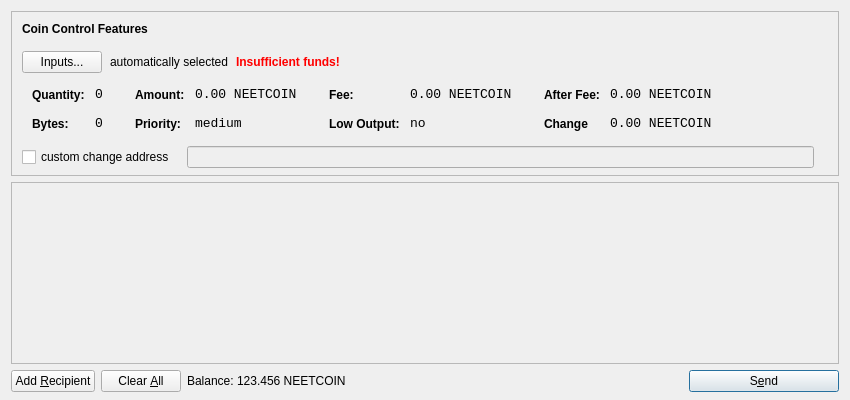
<?xml version="1.0" encoding="UTF-8"?>
<ui version="4.0">
 <class>SendCoinsDialog</class>
 <widget class="QDialog" name="SendCoinsDialog">
  <property name="geometry">
   <rect>
    <x>0</x>
    <y>0</y>
    <width>850</width>
    <height>400</height>
   </rect>
  </property>
  <property name="windowTitle">
   <string>Send Coins</string>
  </property>
  <layout class="QVBoxLayout" name="verticalLayout" stretch="0,1,0">
   <property name="bottomMargin">
    <number>8</number>
   </property>
   <item>
    <widget class="QFrame" name="frameCoinControl">
     <property name="sizePolicy">
      <sizepolicy hsizetype="Expanding" vsizetype="Expanding">
       <horstretch>0</horstretch>
       <verstretch>0</verstretch>
      </sizepolicy>
     </property>
     <property name="maximumSize">
      <size>
       <width>16777215</width>
       <height>16777215</height>
      </size>
     </property>
     <property name="frameShape">
      <enum>QFrame::StyledPanel</enum>
     </property>
     <property name="frameShadow">
      <enum>QFrame::Sunken</enum>
     </property>
     <layout class="QVBoxLayout" name="verticalLayoutCoinControl2">
      <property name="spacing">
       <number>-1</number>
      </property>
      <property name="leftMargin">
       <number>0</number>
      </property>
      <property name="topMargin">
       <number>0</number>
      </property>
      <property name="rightMargin">
       <number>0</number>
      </property>
      <property name="bottomMargin">
       <number>6</number>
      </property>
      <item>
       <layout class="QVBoxLayout" name="verticalLayoutCoinControl" stretch="0,0,0,0,1">
        <property name="spacing">
         <number>0</number>
        </property>
        <property name="leftMargin">
         <number>10</number>
        </property>
        <property name="topMargin">
         <number>10</number>
        </property>
        <item>
         <layout class="QHBoxLayout" name="horizontalLayoutCoinControl1">
          <property name="bottomMargin">
           <number>15</number>
          </property>
          <item>
           <widget class="QLabel" name="labelCoinControlFeatures">
            <property name="sizePolicy">
             <sizepolicy hsizetype="Preferred" vsizetype="Maximum">
              <horstretch>0</horstretch>
              <verstretch>0</verstretch>
             </sizepolicy>
            </property>
            <property name="font">
             <font>
              <weight>75</weight>
              <bold>true</bold>
             </font>
            </property>
            <property name="styleSheet">
             <string notr="true">font-weight:bold;</string>
            </property>
            <property name="text">
             <string>Coin Control Features</string>
            </property>
           </widget>
          </item>
         </layout>
        </item>
        <item>
         <layout class="QHBoxLayout" name="horizontalLayoutCoinControl2" stretch="0,0,0,0">
          <property name="spacing">
           <number>8</number>
          </property>
          <property name="bottomMargin">
           <number>10</number>
          </property>
          <item>
           <widget class="QPushButton" name="pushButtonCoinControl">
            <property name="styleSheet">
             <string notr="true"/>
            </property>
            <property name="text">
             <string>Inputs...</string>
            </property>
           </widget>
          </item>
          <item>
           <widget class="QLabel" name="labelCoinControlAutomaticallySelected">
            <property name="text">
             <string>automatically selected</string>
            </property>
            <property name="margin">
             <number>5</number>
            </property>
           </widget>
          </item>
          <item>
           <widget class="QLabel" name="labelCoinControlInsuffFunds">
            <property name="font">
             <font>
              <weight>75</weight>
              <bold>true</bold>
             </font>
            </property>
            <property name="styleSheet">
             <string notr="true">color:red;font-weight:bold;</string>
            </property>
            <property name="text">
             <string>Insufficient funds!</string>
            </property>
            <property name="margin">
             <number>5</number>
            </property>
           </widget>
          </item>
          <item>
           <spacer name="horizontalSpacerCoinControl">
            <property name="orientation">
             <enum>Qt::Horizontal</enum>
            </property>
            <property name="sizeHint" stdset="0">
             <size>
              <width>40</width>
              <height>1</height>
             </size>
            </property>
           </spacer>
          </item>
         </layout>
        </item>
        <item>
         <widget class="QWidget" name="widgetCoinControl" native="true">
          <property name="sizePolicy">
           <sizepolicy hsizetype="Preferred" vsizetype="Preferred">
            <horstretch>0</horstretch>
            <verstretch>0</verstretch>
           </sizepolicy>
          </property>
          <property name="minimumSize">
           <size>
            <width>0</width>
            <height>0</height>
           </size>
          </property>
          <property name="styleSheet">
           <string notr="true"/>
          </property>
          <layout class="QHBoxLayout" name="horizontalLayoutCoinControl5">
           <property name="margin">
            <number>0</number>
           </property>
           <item>
            <layout class="QHBoxLayout" name="horizontalLayoutCoinControl3" stretch="0,0,0,1">
             <property name="spacing">
              <number>20</number>
             </property>
             <property name="topMargin">
              <number>0</number>
             </property>
             <property name="bottomMargin">
              <number>10</number>
             </property>
             <item>
              <layout class="QFormLayout" name="formLayoutCoinControl1">
               <property name="horizontalSpacing">
                <number>10</number>
               </property>
               <property name="verticalSpacing">
                <number>14</number>
               </property>
               <property name="leftMargin">
                <number>10</number>
               </property>
               <property name="topMargin">
                <number>4</number>
               </property>
               <property name="rightMargin">
                <number>6</number>
               </property>
               <item row="0" column="0">
                <widget class="QLabel" name="labelCoinControlQuantityText">
                 <property name="styleSheet">
                  <string notr="true">font-weight:bold;</string>
                 </property>
                 <property name="text">
                  <string>Quantity:</string>
                 </property>
                 <property name="margin">
                  <number>0</number>
                 </property>
                </widget>
               </item>
               <item row="0" column="1">
                <widget class="QLabel" name="labelCoinControlQuantity">
                 <property name="font">
                  <font>
                   <family>Monospace</family>
                   <pointsize>10</pointsize>
                  </font>
                 </property>
                 <property name="cursor">
                  <cursorShape>IBeamCursor</cursorShape>
                 </property>
                 <property name="contextMenuPolicy">
                  <enum>Qt::ActionsContextMenu</enum>
                 </property>
                 <property name="text">
                  <string>0</string>
                 </property>
                 <property name="margin">
                  <number>0</number>
                 </property>
                 <property name="textInteractionFlags">
                  <set>Qt::LinksAccessibleByMouse|Qt::TextSelectableByKeyboard|Qt::TextSelectableByMouse</set>
                 </property>
                </widget>
               </item>
               <item row="1" column="0">
                <widget class="QLabel" name="labelCoinControlBytesText">
                 <property name="styleSheet">
                  <string notr="true">font-weight:bold;</string>
                 </property>
                 <property name="text">
                  <string>Bytes:</string>
                 </property>
                </widget>
               </item>
               <item row="1" column="1">
                <widget class="QLabel" name="labelCoinControlBytes">
                 <property name="font">
                  <font>
                   <family>Monospace</family>
                   <pointsize>10</pointsize>
                  </font>
                 </property>
                 <property name="cursor">
                  <cursorShape>IBeamCursor</cursorShape>
                 </property>
                 <property name="contextMenuPolicy">
                  <enum>Qt::ActionsContextMenu</enum>
                 </property>
                 <property name="text">
                  <string>0</string>
                 </property>
                 <property name="textInteractionFlags">
                  <set>Qt::LinksAccessibleByMouse|Qt::TextSelectableByKeyboard|Qt::TextSelectableByMouse</set>
                 </property>
                </widget>
               </item>
              </layout>
             </item>
             <item>
              <layout class="QFormLayout" name="formLayoutCoinControl2">
               <property name="horizontalSpacing">
                <number>10</number>
               </property>
               <property name="verticalSpacing">
                <number>14</number>
               </property>
               <property name="leftMargin">
                <number>6</number>
               </property>
               <property name="topMargin">
                <number>4</number>
               </property>
               <property name="rightMargin">
                <number>6</number>
               </property>
               <item row="0" column="0">
                <widget class="QLabel" name="labelCoinControlAmountText">
                 <property name="styleSheet">
                  <string notr="true">font-weight:bold;</string>
                 </property>
                 <property name="text">
                  <string>Amount:</string>
                 </property>
                 <property name="margin">
                  <number>0</number>
                 </property>
                </widget>
               </item>
               <item row="0" column="1">
                <widget class="QLabel" name="labelCoinControlAmount">
                 <property name="font">
                  <font>
                   <family>Monospace</family>
                   <pointsize>10</pointsize>
                  </font>
                 </property>
                 <property name="cursor">
                  <cursorShape>IBeamCursor</cursorShape>
                 </property>
                 <property name="contextMenuPolicy">
                  <enum>Qt::ActionsContextMenu</enum>
                 </property>
                 <property name="text">
                  <string>0.00 NEETCOIN</string>
                 </property>
                 <property name="textInteractionFlags">
                  <set>Qt::LinksAccessibleByMouse|Qt::TextSelectableByKeyboard|Qt::TextSelectableByMouse</set>
                 </property>
                </widget>
               </item>
               <item row="1" column="0">
                <widget class="QLabel" name="labelCoinControlPriorityText">
                 <property name="styleSheet">
                  <string notr="true">font-weight:bold;</string>
                 </property>
                 <property name="text">
                  <string>Priority:</string>
                 </property>
                </widget>
               </item>
               <item row="1" column="1">
                <widget class="QLabel" name="labelCoinControlPriority">
                 <property name="font">
                  <font>
                   <family>Monospace</family>
                   <pointsize>10</pointsize>
                  </font>
                 </property>
                 <property name="cursor">
                  <cursorShape>IBeamCursor</cursorShape>
                 </property>
                 <property name="contextMenuPolicy">
                  <enum>Qt::ActionsContextMenu</enum>
                 </property>
                 <property name="text">
                  <string>medium</string>
                 </property>
                 <property name="textInteractionFlags">
                  <set>Qt::LinksAccessibleByMouse|Qt::TextSelectableByKeyboard|Qt::TextSelectableByMouse</set>
                 </property>
                </widget>
               </item>
              </layout>
             </item>
             <item>
              <layout class="QFormLayout" name="formLayoutCoinControl3">
               <property name="horizontalSpacing">
                <number>10</number>
               </property>
               <property name="verticalSpacing">
                <number>14</number>
               </property>
               <property name="leftMargin">
                <number>6</number>
               </property>
               <property name="topMargin">
                <number>4</number>
               </property>
               <property name="rightMargin">
                <number>6</number>
               </property>
               <item row="0" column="0">
                <widget class="QLabel" name="labelCoinControlFeeText">
                 <property name="styleSheet">
                  <string notr="true">font-weight:bold;</string>
                 </property>
                 <property name="text">
                  <string>Fee:</string>
                 </property>
                 <property name="margin">
                  <number>0</number>
                 </property>
                </widget>
               </item>
               <item row="0" column="1">
                <widget class="QLabel" name="labelCoinControlFee">
                 <property name="font">
                  <font>
                   <family>Monospace</family>
                   <pointsize>10</pointsize>
                  </font>
                 </property>
                 <property name="cursor">
                  <cursorShape>IBeamCursor</cursorShape>
                 </property>
                 <property name="contextMenuPolicy">
                  <enum>Qt::ActionsContextMenu</enum>
                 </property>
                 <property name="text">
                  <string>0.00 NEETCOIN</string>
                 </property>
                 <property name="textInteractionFlags">
                  <set>Qt::LinksAccessibleByMouse|Qt::TextSelectableByKeyboard|Qt::TextSelectableByMouse</set>
                 </property>
                </widget>
               </item>
               <item row="1" column="0">
                <widget class="QLabel" name="labelCoinControlLowOutputText">
                 <property name="styleSheet">
                  <string notr="true">font-weight:bold;</string>
                 </property>
                 <property name="text">
                  <string>Low Output:</string>
                 </property>
                </widget>
               </item>
               <item row="1" column="1">
                <widget class="QLabel" name="labelCoinControlLowOutput">
                 <property name="font">
                  <font>
                   <family>Monospace</family>
                   <pointsize>10</pointsize>
                  </font>
                 </property>
                 <property name="cursor">
                  <cursorShape>IBeamCursor</cursorShape>
                 </property>
                 <property name="contextMenuPolicy">
                  <enum>Qt::ActionsContextMenu</enum>
                 </property>
                 <property name="text">
                  <string>no</string>
                 </property>
                 <property name="textInteractionFlags">
                  <set>Qt::LinksAccessibleByMouse|Qt::TextSelectableByKeyboard|Qt::TextSelectableByMouse</set>
                 </property>
                </widget>
               </item>
              </layout>
             </item>
             <item>
              <layout class="QFormLayout" name="formLayoutCoinControl4">
               <property name="horizontalSpacing">
                <number>10</number>
               </property>
               <property name="verticalSpacing">
                <number>14</number>
               </property>
               <property name="leftMargin">
                <number>6</number>
               </property>
               <property name="topMargin">
                <number>4</number>
               </property>
               <property name="rightMargin">
                <number>6</number>
               </property>
               <item row="0" column="0">
                <widget class="QLabel" name="labelCoinControlAfterFeeText">
                 <property name="styleSheet">
                  <string notr="true">font-weight:bold;</string>
                 </property>
                 <property name="text">
                  <string>After Fee:</string>
                 </property>
                 <property name="margin">
                  <number>0</number>
                 </property>
                </widget>
               </item>
               <item row="0" column="1">
                <widget class="QLabel" name="labelCoinControlAfterFee">
                 <property name="font">
                  <font>
                   <family>Monospace</family>
                   <pointsize>10</pointsize>
                  </font>
                 </property>
                 <property name="cursor">
                  <cursorShape>IBeamCursor</cursorShape>
                 </property>
                 <property name="contextMenuPolicy">
                  <enum>Qt::ActionsContextMenu</enum>
                 </property>
                 <property name="text">
                  <string>0.00 NEETCOIN</string>
                 </property>
                 <property name="textInteractionFlags">
                  <set>Qt::LinksAccessibleByMouse|Qt::TextSelectableByKeyboard|Qt::TextSelectableByMouse</set>
                 </property>
                </widget>
               </item>
               <item row="1" column="0">
                <widget class="QLabel" name="labelCoinControlChangeText">
                 <property name="styleSheet">
                  <string notr="true">font-weight:bold;</string>
                 </property>
                 <property name="text">
                  <string>Change</string>
                 </property>
                </widget>
               </item>
               <item row="1" column="1">
                <widget class="QLabel" name="labelCoinControlChange">
                 <property name="font">
                  <font>
                   <family>Monospace</family>
                   <pointsize>10</pointsize>
                  </font>
                 </property>
                 <property name="cursor">
                  <cursorShape>IBeamCursor</cursorShape>
                 </property>
                 <property name="contextMenuPolicy">
                  <enum>Qt::ActionsContextMenu</enum>
                 </property>
                 <property name="text">
                  <string>0.00 NEETCOIN</string>
                 </property>
                 <property name="textInteractionFlags">
                  <set>Qt::LinksAccessibleByMouse|Qt::TextSelectableByKeyboard|Qt::TextSelectableByMouse</set>
                 </property>
                </widget>
               </item>
              </layout>
             </item>
            </layout>
           </item>
          </layout>
         </widget>
        </item>
        <item>
         <layout class="QHBoxLayout" name="horizontalLayoutCoinControl4" stretch="0,0,0">
          <property name="spacing">
           <number>12</number>
          </property>
          <property name="sizeConstraint">
           <enum>QLayout::SetDefaultConstraint</enum>
          </property>
          <property name="topMargin">
           <number>5</number>
          </property>
          <property name="rightMargin">
           <number>5</number>
          </property>
          <item>
           <widget class="QCheckBox" name="checkBoxCoinControlChange">
            <property name="text">
             <string>custom change address</string>
            </property>
           </widget>
          </item>
          <item>
           <widget class="QLineEdit" name="lineEditCoinControlChange">
            <property name="enabled">
             <bool>false</bool>
            </property>
            <property name="sizePolicy">
             <sizepolicy hsizetype="Expanding" vsizetype="Fixed">
              <horstretch>0</horstretch>
              <verstretch>0</verstretch>
             </sizepolicy>
            </property>
           </widget>
          </item>
          <item>
           <widget class="QLabel" name="labelCoinControlChangeLabel">
            <property name="sizePolicy">
             <sizepolicy hsizetype="Preferred" vsizetype="Expanding">
              <horstretch>0</horstretch>
              <verstretch>0</verstretch>
             </sizepolicy>
            </property>
            <property name="minimumSize">
             <size>
              <width>0</width>
              <height>0</height>
             </size>
            </property>
            <property name="text">
             <string/>
            </property>
            <property name="margin">
             <number>3</number>
            </property>
           </widget>
          </item>
         </layout>
        </item>
        <item>
         <spacer name="verticalSpacerCoinControl">
          <property name="orientation">
           <enum>Qt::Vertical</enum>
          </property>
          <property name="sizeHint" stdset="0">
           <size>
            <width>800</width>
            <height>1</height>
           </size>
          </property>
         </spacer>
        </item>
       </layout>
      </item>
     </layout>
    </widget>
   </item>
   <item>
    <widget class="QScrollArea" name="scrollArea">
     <property name="widgetResizable">
      <bool>true</bool>
     </property>
     <widget class="QWidget" name="scrollAreaWidgetContents">
      <property name="geometry">
       <rect>
        <x>0</x>
        <y>0</y>
        <width>830</width>
        <height>165</height>
       </rect>
      </property>
      <layout class="QVBoxLayout" name="verticalLayout_2">
       <property name="margin">
        <number>0</number>
       </property>
       <item>
        <layout class="QVBoxLayout" name="entries">
         <property name="spacing">
          <number>6</number>
         </property>
        </layout>
       </item>
       <item>
        <spacer name="verticalSpacer">
         <property name="orientation">
          <enum>Qt::Vertical</enum>
         </property>
         <property name="sizeHint" stdset="0">
          <size>
           <width>20</width>
           <height>40</height>
          </size>
         </property>
        </spacer>
       </item>
      </layout>
     </widget>
    </widget>
   </item>
   <item>
    <layout class="QHBoxLayout" name="horizontalLayout">
     <item>
      <widget class="QPushButton" name="addButton">
       <property name="toolTip">
        <string>Send to multiple recipients at once</string>
       </property>
       <property name="text">
        <string>Add &amp;Recipient</string>
       </property>
       <property name="icon">
        <iconset resource="../bitcoin.qrc">
         <normaloff>:/icons/add</normaloff>:/icons/add</iconset>
       </property>
       <property name="autoDefault">
        <bool>false</bool>
       </property>
      </widget>
     </item>
     <item>
      <widget class="QPushButton" name="clearButton">
       <property name="sizePolicy">
        <sizepolicy hsizetype="Minimum" vsizetype="Fixed">
         <horstretch>0</horstretch>
         <verstretch>0</verstretch>
        </sizepolicy>
       </property>
       <property name="toolTip">
        <string>Remove all transaction fields</string>
       </property>
       <property name="text">
        <string>Clear &amp;All</string>
       </property>
       <property name="icon">
        <iconset resource="../bitcoin.qrc">
         <normaloff>:/icons/remove</normaloff>:/icons/remove</iconset>
       </property>
       <property name="autoRepeatDelay">
        <number>300</number>
       </property>
       <property name="autoDefault">
        <bool>false</bool>
       </property>
      </widget>
     </item>
     <item>
      <layout class="QHBoxLayout" name="horizontalLayout_2">
       <property name="spacing">
        <number>3</number>
       </property>
       <item>
        <widget class="QLabel" name="label">
         <property name="sizePolicy">
          <sizepolicy hsizetype="Preferred" vsizetype="Fixed">
           <horstretch>0</horstretch>
           <verstretch>0</verstretch>
          </sizepolicy>
         </property>
         <property name="text">
          <string>Balance:</string>
         </property>
        </widget>
       </item>
       <item>
        <widget class="QLabel" name="labelBalance">
         <property name="sizePolicy">
          <sizepolicy hsizetype="Preferred" vsizetype="Fixed">
           <horstretch>0</horstretch>
           <verstretch>0</verstretch>
          </sizepolicy>
         </property>
         <property name="cursor">
          <cursorShape>IBeamCursor</cursorShape>
         </property>
         <property name="text">
          <string>123.456 NEETCOIN</string>
         </property>
         <property name="textInteractionFlags">
          <set>Qt::LinksAccessibleByMouse|Qt::TextSelectableByKeyboard|Qt::TextSelectableByMouse</set>
         </property>
        </widget>
       </item>
      </layout>
     </item>
     <item>
      <spacer name="horizontalSpacer">
       <property name="orientation">
        <enum>Qt::Horizontal</enum>
       </property>
       <property name="sizeHint" stdset="0">
        <size>
         <width>40</width>
         <height>20</height>
        </size>
       </property>
      </spacer>
     </item>
     <item>
      <widget class="QPushButton" name="sendButton">
       <property name="minimumSize">
        <size>
         <width>150</width>
         <height>0</height>
        </size>
       </property>
       <property name="toolTip">
        <string>Confirm the send action</string>
       </property>
       <property name="text">
        <string>S&amp;end</string>
       </property>
       <property name="icon">
        <iconset resource="../bitcoin.qrc">
         <normaloff>:/icons/send</normaloff>:/icons/send</iconset>
       </property>
       <property name="default">
        <bool>true</bool>
       </property>
      </widget>
     </item>
    </layout>
   </item>
  </layout>
 </widget>
 <resources>
  <include location="../bitcoin.qrc"/>
 </resources>
 <connections/>
</ui>
